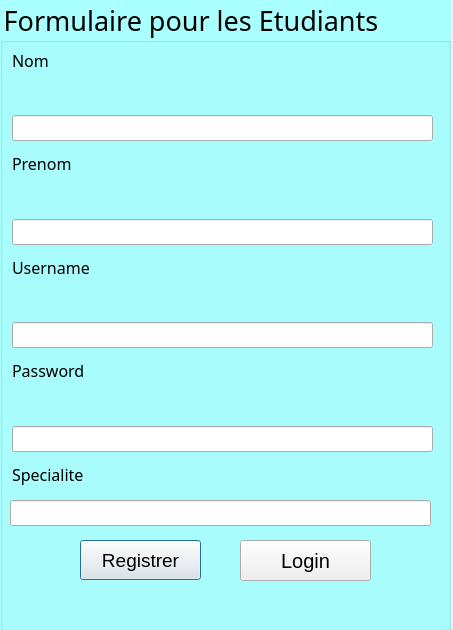
<?xml version="1.0" encoding="UTF-8"?>
<ui version="4.0">
 <class>RegisterStudent</class>
 <widget class="QDialog" name="RegisterStudent">
  <property name="geometry">
   <rect>
    <x>0</x>
    <y>0</y>
    <width>453</width>
    <height>630</height>
   </rect>
  </property>
  <property name="windowTitle">
   <string>RegisterStudent</string>
  </property>
  <widget class="QGroupBox" name="RegiStudForm">
   <property name="geometry">
    <rect>
     <x>0</x>
     <y>0</y>
     <width>451</width>
     <height>631</height>
    </rect>
   </property>
   <property name="font">
    <font>
     <family>Aldhabi</family>
     <pointsize>20</pointsize>
    </font>
   </property>
   <property name="styleSheet">
    <string notr="true">#RegiStudForm{
background :rgb(170, 255, 255)
}</string>
   </property>
   <property name="title">
    <string>Formulaire pour les Etudiants</string>
   </property>
   <widget class="QLabel" name="label">
    <property name="geometry">
     <rect>
      <x>12</x>
      <y>45</y>
      <width>40</width>
      <height>30</height>
     </rect>
    </property>
    <property name="font">
     <font>
      <family>Andalus</family>
      <pointsize>12</pointsize>
     </font>
    </property>
    <property name="text">
     <string>Nom</string>
    </property>
   </widget>
   <widget class="QLabel" name="label_2">
    <property name="geometry">
     <rect>
      <x>12</x>
      <y>148</y>
      <width>64</width>
      <height>30</height>
     </rect>
    </property>
    <property name="font">
     <font>
      <family>Andalus</family>
      <pointsize>12</pointsize>
     </font>
    </property>
    <property name="text">
     <string>Prenom</string>
    </property>
   </widget>
   <widget class="QLineEdit" name="PrenomEtud">
    <property name="geometry">
     <rect>
      <x>12</x>
      <y>219</y>
      <width>421</width>
      <height>26</height>
     </rect>
    </property>
   </widget>
   <widget class="QLabel" name="label_3">
    <property name="geometry">
     <rect>
      <x>12</x>
      <y>252</y>
      <width>83</width>
      <height>30</height>
     </rect>
    </property>
    <property name="font">
     <font>
      <family>Andalus</family>
      <pointsize>12</pointsize>
     </font>
    </property>
    <property name="text">
     <string>Username</string>
    </property>
   </widget>
   <widget class="QLineEdit" name="UsernameStudRegi">
    <property name="geometry">
     <rect>
      <x>12</x>
      <y>322</y>
      <width>421</width>
      <height>26</height>
     </rect>
    </property>
   </widget>
   <widget class="QLabel" name="PasswordEtud">
    <property name="geometry">
     <rect>
      <x>12</x>
      <y>355</y>
      <width>76</width>
      <height>30</height>
     </rect>
    </property>
    <property name="font">
     <font>
      <family>Andalus</family>
      <pointsize>12</pointsize>
     </font>
    </property>
    <property name="text">
     <string>Password</string>
    </property>
   </widget>
   <widget class="QLineEdit" name="PasswordEtudRegi">
    <property name="geometry">
     <rect>
      <x>12</x>
      <y>426</y>
      <width>421</width>
      <height>26</height>
     </rect>
    </property>
    <property name="echoMode">
     <enum>QLineEdit::Password</enum>
    </property>
   </widget>
   <widget class="QLabel" name="label_4">
    <property name="geometry">
     <rect>
      <x>12</x>
      <y>459</y>
      <width>77</width>
      <height>30</height>
     </rect>
    </property>
    <property name="font">
     <font>
      <family>Andalus</family>
      <pointsize>12</pointsize>
     </font>
    </property>
    <property name="text">
     <string>Specialite</string>
    </property>
   </widget>
   <widget class="QLineEdit" name="SpecEtud">
    <property name="geometry">
     <rect>
      <x>10</x>
      <y>500</y>
      <width>421</width>
      <height>26</height>
     </rect>
    </property>
   </widget>
   <widget class="QPushButton" name="studButtomRegister">
    <property name="geometry">
     <rect>
      <x>80</x>
      <y>540</y>
      <width>121</width>
      <height>40</height>
     </rect>
    </property>
    <property name="font">
     <font>
      <pointsize>14</pointsize>
     </font>
    </property>
    <property name="text">
     <string>Registrer</string>
    </property>
   </widget>
   <widget class="QLineEdit" name="NomEtud">
    <property name="geometry">
     <rect>
      <x>12</x>
      <y>115</y>
      <width>421</width>
      <height>26</height>
     </rect>
    </property>
   </widget>
   <widget class="QPushButton" name="LoginEtud">
    <property name="geometry">
     <rect>
      <x>240</x>
      <y>540</y>
      <width>131</width>
      <height>41</height>
     </rect>
    </property>
    <property name="font">
     <font>
      <pointsize>15</pointsize>
     </font>
    </property>
    <property name="text">
     <string>Login</string>
    </property>
   </widget>
  </widget>
 </widget>
 <tabstops>
  <tabstop>studButtomRegister</tabstop>
  <tabstop>PrenomEtud</tabstop>
  <tabstop>UsernameStudRegi</tabstop>
  <tabstop>PasswordEtudRegi</tabstop>
  <tabstop>SpecEtud</tabstop>
 </tabstops>
 <resources/>
 <connections/>
</ui>
